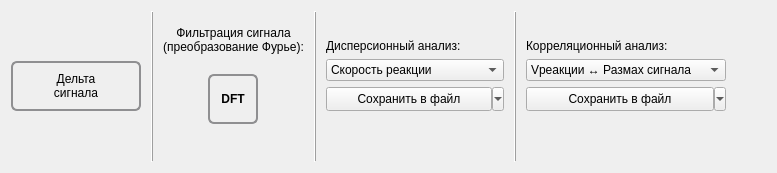
      <widget class="QWidget" name="tab_7">
       <attribute name="title">
        <string>Технический анализ</string>
       </attribute>
       <layout class="QHBoxLayout" name="horizontalLayout_26">
        <item>
         <widget class="QPushButton" name="btn_delta">
          <property name="sizePolicy">
           <sizepolicy hsizetype="Minimum" vsizetype="Preferred">
            <horstretch>0</horstretch>
            <verstretch>0</verstretch>
           </sizepolicy>
          </property>
          <property name="minimumSize">
           <size>
            <width>130</width>
            <height>30</height>
           </size>
          </property>
          <property name="maximumSize">
           <size>
            <width>130</width>
            <height>50</height>
           </size>
          </property>
          <property name="autoFillBackground">
           <bool>false</bool>
          </property>
          <property name="styleSheet">
           <string notr="true"> QPushButton {
     border: 2px solid #8f8f91;
     border-radius: 6px;
     background-color: qlineargradient(x1: 0, y1: 0, x2: 0, y2: 1,
                                       stop: 0 #f6f7fa, stop: 1 #dadbde);
}
QPushButton:pressed {
     background-color: qlineargradient(x1: 0, y1: 0, x2: 0, y2: 1,
                                       stop: 0 #dadbde, stop: 1 #f6f7fa);
 }
QPushButton:checked{
     background-color: qlineargradient(x1: 0, y1: 0, x2: 1, y2: 1,
                                       stop: 0 #dadbde, stop: 1 #a0a0a4);
 }</string>
          </property>
          <property name="text">
           <string>Дельта
сигнала</string>
          </property>
          <property name="icon">
           <iconset resource="source.qrc">
            <normaloff>:/img/img/triangle.png</normaloff>:/img/img/triangle.png</iconset>
          </property>
          <property name="iconSize">
           <size>
            <width>25</width>
            <height>25</height>
           </size>
          </property>
         </widget>
        </item>
        <item>
         <widget class="QLabel" name="label_32">
          <property name="sizePolicy">
           <sizepolicy hsizetype="Minimum" vsizetype="Minimum">
            <horstretch>0</horstretch>
            <verstretch>0</verstretch>
           </sizepolicy>
          </property>
          <property name="minimumSize">
           <size>
            <width>10</width>
            <height>0</height>
           </size>
          </property>
          <property name="maximumSize">
           <size>
            <width>10</width>
            <height>16777215</height>
           </size>
          </property>
          <property name="frameShape">
           <enum>QFrame::VLine</enum>
          </property>
          <property name="frameShadow">
           <enum>QFrame::Raised</enum>
          </property>
          <property name="text">
           <string/>
          </property>
         </widget>
        </item>
        <item>
         <layout class="QVBoxLayout" name="verticalLayout_11">
          <item>
           <widget class="QLabel" name="label_15">
            <property name="text">
             <string>Фильтрация сигнала 
(преобразование Фурье):</string>
            </property>
            <property name="alignment">
             <set>Qt::AlignCenter</set>
            </property>
           </widget>
          </item>
          <item>
           <layout class="QHBoxLayout" name="horizontalLayout_25">
            <item>
             <spacer name="horizontalSpacer_11">
              <property name="orientation">
               <enum>Qt::Horizontal</enum>
              </property>
              <property name="sizeType">
               <enum>QSizePolicy::Preferred</enum>
              </property>
              <property name="sizeHint" stdset="0">
               <size>
                <width>10</width>
                <height>20</height>
               </size>
              </property>
             </spacer>
            </item>
            <item>
             <widget class="QPushButton" name="btn_DFT">
              <property name="sizePolicy">
               <sizepolicy hsizetype="Preferred" vsizetype="Preferred">
                <horstretch>0</horstretch>
                <verstretch>0</verstretch>
               </sizepolicy>
              </property>
              <property name="minimumSize">
               <size>
                <width>50</width>
                <height>50</height>
               </size>
              </property>
              <property name="maximumSize">
               <size>
                <width>50</width>
                <height>50</height>
               </size>
              </property>
              <property name="font">
               <font>
                <weight>75</weight>
                <bold>true</bold>
               </font>
              </property>
              <property name="toolTip">
               <string>&lt;html&gt;&lt;head/&gt;&lt;body&gt;&lt;p&gt;&lt;span style=&quot; font-weight:600;&quot;&gt;Дискретное преобразование Фурье&lt;/span&gt;&lt;/p&gt;&lt;/body&gt;&lt;/html&gt;</string>
              </property>
              <property name="autoFillBackground">
               <bool>false</bool>
              </property>
              <property name="styleSheet">
               <string notr="true"> QPushButton {
     border: 2px solid #8f8f91;
     border-radius: 6px;
     background-color: qlineargradient(x1: 0, y1: 0, x2: 0, y2: 1,
                                       stop: 0 #f6f7fa, stop: 1 #dadbde);
}
QPushButton:pressed {
     background-color: qlineargradient(x1: 0, y1: 0, x2: 0, y2: 1,
                                       stop: 0 #dadbde, stop: 1 #f6f7fa);
 }
QPushButton:checked{
     background-color: qlineargradient(x1: 0, y1: 0, x2: 1, y2: 1,
                                       stop: 0 #dadbde, stop: 1 #a0a0a4);
 }</string>
              </property>
              <property name="text">
               <string>DFT</string>
              </property>
             </widget>
            </item>
            <item>
             <spacer name="horizontalSpacer_12">
              <property name="orientation">
               <enum>Qt::Horizontal</enum>
              </property>
              <property name="sizeType">
               <enum>QSizePolicy::Preferred</enum>
              </property>
              <property name="sizeHint" stdset="0">
               <size>
                <width>10</width>
                <height>20</height>
               </size>
              </property>
             </spacer>
            </item>
           </layout>
          </item>
          <item>
           <spacer name="verticalSpacer_14">
            <property name="orientation">
             <enum>Qt::Vertical</enum>
            </property>
            <property name="sizeType">
             <enum>QSizePolicy::Preferred</enum>
            </property>
            <property name="sizeHint" stdset="0">
             <size>
              <width>20</width>
              <height>38</height>
             </size>
            </property>
           </spacer>
          </item>
         </layout>
        </item>
        <item>
         <widget class="QLabel" name="label_33">
          <property name="sizePolicy">
           <sizepolicy hsizetype="Minimum" vsizetype="Minimum">
            <horstretch>0</horstretch>
            <verstretch>0</verstretch>
           </sizepolicy>
          </property>
          <property name="minimumSize">
           <size>
            <width>10</width>
            <height>0</height>
           </size>
          </property>
          <property name="maximumSize">
           <size>
            <width>10</width>
            <height>16777215</height>
           </size>
          </property>
          <property name="frameShape">
           <enum>QFrame::VLine</enum>
          </property>
          <property name="frameShadow">
           <enum>QFrame::Raised</enum>
          </property>
          <property name="text">
           <string/>
          </property>
         </widget>
        </item>
        <item>
         <layout class="QVBoxLayout" name="verticalLayout_24">
          <item>
           <spacer name="verticalSpacer_15">
            <property name="orientation">
             <enum>Qt::Vertical</enum>
            </property>
            <property name="sizeType">
             <enum>QSizePolicy::Preferred</enum>
            </property>
            <property name="sizeHint" stdset="0">
             <size>
              <width>20</width>
              <height>28</height>
             </size>
            </property>
           </spacer>
          </item>
          <item>
           <widget class="QLabel" name="label_22">
            <property name="text">
             <string>Дисперсионный анализ:</string>
            </property>
           </widget>
          </item>
          <item>
           <widget class="QComboBox" name="cmbBox_dispers">
            <item>
             <property name="text">
              <string>Скорость реакции</string>
             </property>
            </item>
            <item>
             <property name="text">
              <string>Скорость восстановления</string>
             </property>
            </item>
           </widget>
          </item>
          <item>
           <widget class="QToolButton" name="btn_DispersToText">
            <property name="sizePolicy">
             <sizepolicy hsizetype="Preferred" vsizetype="Preferred">
              <horstretch>0</horstretch>
              <verstretch>0</verstretch>
             </sizepolicy>
            </property>
            <property name="minimumSize">
             <size>
              <width>0</width>
              <height>24</height>
             </size>
            </property>
            <property name="maximumSize">
             <size>
              <width>16777215</width>
              <height>16777215</height>
             </size>
            </property>
            <property name="styleSheet">
             <string notr="true"/>
            </property>
            <property name="text">
             <string>Сохранить в файл</string>
            </property>
            <property name="checkable">
             <bool>false</bool>
            </property>
            <property name="checked">
             <bool>false</bool>
            </property>
            <property name="popupMode">
             <enum>QToolButton::MenuButtonPopup</enum>
            </property>
            <property name="toolButtonStyle">
             <enum>Qt::ToolButtonTextOnly</enum>
            </property>
           </widget>
          </item>
          <item>
           <spacer name="verticalSpacer_16">
            <property name="orientation">
             <enum>Qt::Vertical</enum>
            </property>
            <property name="sizeType">
             <enum>QSizePolicy::Preferred</enum>
            </property>
            <property name="sizeHint" stdset="0">
             <size>
              <width>20</width>
              <height>51</height>
             </size>
            </property>
           </spacer>
          </item>
         </layout>
        </item>
        <item>
         <widget class="QLabel" name="label_34">
          <property name="sizePolicy">
           <sizepolicy hsizetype="Minimum" vsizetype="Minimum">
            <horstretch>0</horstretch>
            <verstretch>0</verstretch>
           </sizepolicy>
          </property>
          <property name="minimumSize">
           <size>
            <width>10</width>
            <height>0</height>
           </size>
          </property>
          <property name="maximumSize">
           <size>
            <width>10</width>
            <height>16777215</height>
           </size>
          </property>
          <property name="frameShape">
           <enum>QFrame::VLine</enum>
          </property>
          <property name="frameShadow">
           <enum>QFrame::Raised</enum>
          </property>
          <property name="text">
           <string/>
          </property>
         </widget>
        </item>
        <item>
         <layout class="QVBoxLayout" name="verticalLayout_22">
          <item>
           <spacer name="verticalSpacer_13">
            <property name="orientation">
             <enum>Qt::Vertical</enum>
            </property>
            <property name="sizeType">
             <enum>QSizePolicy::Preferred</enum>
            </property>
            <property name="sizeHint" stdset="0">
             <size>
              <width>20</width>
              <height>28</height>
             </size>
            </property>
           </spacer>
          </item>
          <item>
           <widget class="QLabel" name="label_21">
            <property name="text">
             <string>Корреляционный анализ:</string>
            </property>
           </widget>
          </item>
          <item>
           <widget class="QComboBox" name="cmbBox_Correl">
            <property name="maximumSize">
             <size>
              <width>200</width>
              <height>16777215</height>
             </size>
            </property>
            <item>
             <property name="text">
              <string>Vреакции ↔ Размах сигнала</string>
             </property>
            </item>
            <item>
             <property name="text">
              <string>Vвосстановления ↔ Размах сигнала</string>
             </property>
            </item>
            <item>
             <property name="text">
              <string>Vреакции ↔ Vвосстановления</string>
             </property>
            </item>
           </widget>
          </item>
          <item>
           <widget class="QToolButton" name="btn_CorrToText">
            <property name="sizePolicy">
             <sizepolicy hsizetype="Preferred" vsizetype="Preferred">
              <horstretch>0</horstretch>
              <verstretch>0</verstretch>
             </sizepolicy>
            </property>
            <property name="minimumSize">
             <size>
              <width>0</width>
              <height>24</height>
             </size>
            </property>
            <property name="maximumSize">
             <size>
              <width>16777215</width>
              <height>16777215</height>
             </size>
            </property>
            <property name="styleSheet">
             <string notr="true"/>
            </property>
            <property name="text">
             <string>Сохранить в файл</string>
            </property>
            <property name="checkable">
             <bool>false</bool>
            </property>
            <property name="checked">
             <bool>false</bool>
            </property>
            <property name="popupMode">
             <enum>QToolButton::MenuButtonPopup</enum>
            </property>
            <property name="toolButtonStyle">
             <enum>Qt::ToolButtonTextOnly</enum>
            </property>
           </widget>
          </item>
          <item>
           <spacer name="verticalSpacer_12">
            <property name="orientation">
             <enum>Qt::Vertical</enum>
            </property>
            <property name="sizeType">
             <enum>QSizePolicy::Preferred</enum>
            </property>
            <property name="sizeHint" stdset="0">
             <size>
              <width>20</width>
              <height>51</height>
             </size>
            </property>
           </spacer>
          </item>
         </layout>
        </item>
        <item>
         <spacer name="horizontalSpacer_8">
          <property name="orientation">
           <enum>Qt::Horizontal</enum>
          </property>
          <property name="sizeHint" stdset="0">
           <size>
            <width>40</width>
            <height>20</height>
           </size>
          </property>
         </spacer>
        </item>
       </layout>
      </widget>
